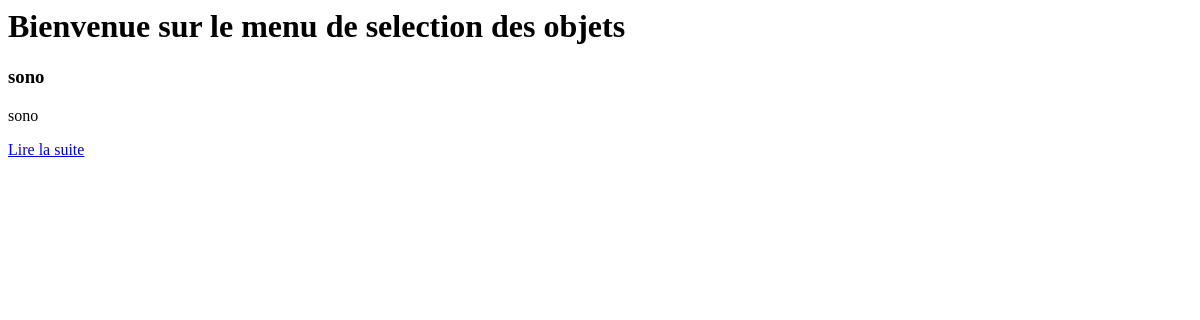
The app's page /, older data.
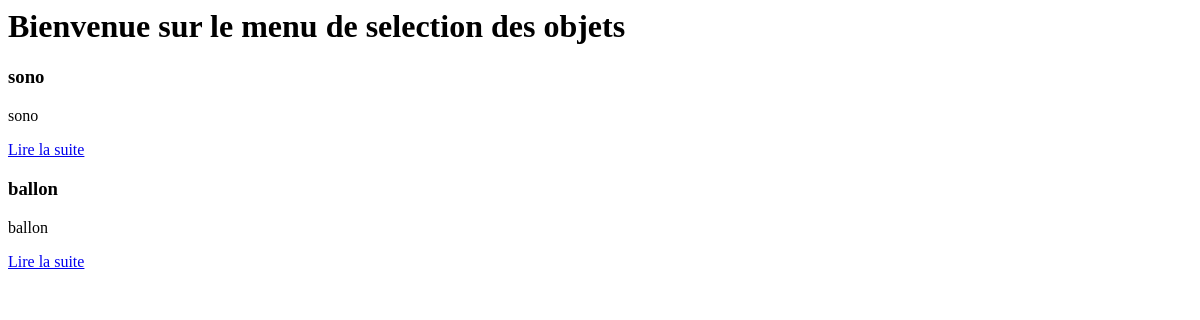
The same page, newer data.
### recherche/models.py (models this page shows, shortened)
class Materiel(models.Model):
    nom = models.CharField(max_length=50)
    etat = models.BooleanField()
    asso = models.ForeignKey('Asso')

### recherche/views.py (the view)
# urls.py: url(r'^$', views.accueil),
def accueil(request):
    materiel = Materiel.objects.all()
    return render(request, 'recherche/accueil.html', {'tous_le_matos': materiel})

### recherche/templates/recherche/accueil.html (shortened to what this page needs)
<h1>Bienvenue sur le menu de selection des objets </h1>
{% for materiel in tous_le_matos %}
    <div class="materiel">
        <h3>{{ materiel.nom }}</h3>
        <p>{{ materiel.nom|truncatewords_html:80 }}</p>
        <p><a href="{% url "recherche.views.selection" materiel.id %}">Lire la suite</a>
    </div>
{% empty %}
    <p>Aucun materiel.</p>
{% endfor %}

Row changes from the older to the newer data that the page shows:
added Materiel: nom "ballon"
